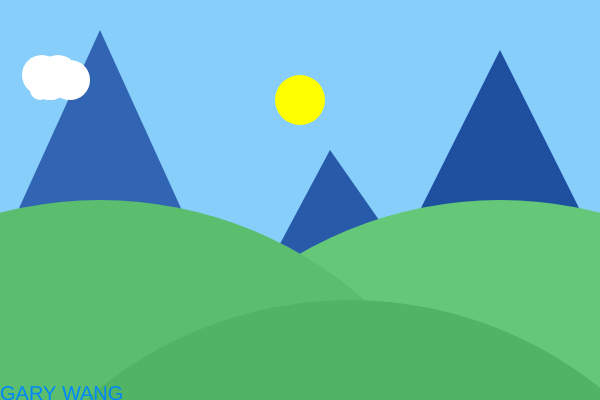
Frame 1 (no input)
Frame 60 (no input): identical to frame 1, image omitted
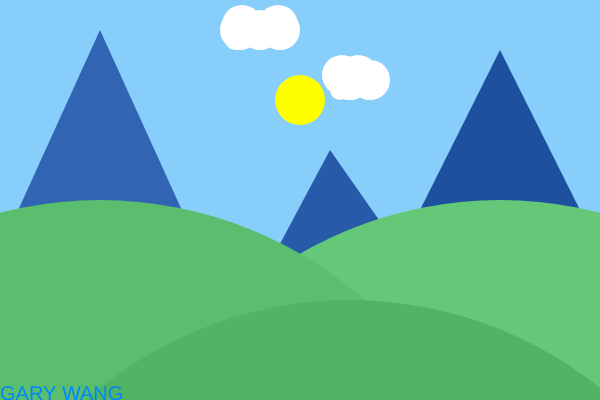
Frame 120 (the mouse pressed at the canvas centre since frame 60)

The p5.js sketch that drew these frames (run headless with seeded random() and noise() and a simulated clock; from frame 60 on, the mouse is pressed at the canvas centre):

// p5.js sketch
// ── sketch.js
// Project Title
// Gary Wang
// Feb. 12th, 2025
// Interactive Scene
// Gary Wang
// Feb, 18th, 2025
//
//Different views at outdoors. (mountains, hills, the Sun, the Moon, clouds...)

let currentBack=0;//the view starts in the morning
let sunSize = 50;
function setup() {
  createCanvas(600, 400);//display size
}

function draw() {// codes are all in functions
  background(200);
  drawbackground();
  drawCloud();
  drawName();
}
function mousePressed(){
  if (mouseButton===(CENTER)){
  currentBack = currentBack+1;// when the left mouse is clicked
  if (currentBack >3){        //the "currentBack" variable changes
    currentBack = 0;         //the "currentBack"will not count to 4,it will reset to 0
  }
}
}

function drawName(){
  fill(0,135,255);
  textSize(20);
  text('GARY WANG',0,400);
}
function drawbackground(){
  if(keyIsDown(LEFT_ARROW)){
    sunSize = sunSize - 2;
    if (sunSize<5){ //cannot have negative sunSize
      sunSize = 5;
    }
  }
    if(keyIsDown(RIGHT_ARROW)){
      sunSize = sunSize + 2;
    if (sunSize>100){ 
      sunSize = 100;
      }
    }
  //no stroke for these shapes
  noStroke();
  if (currentBack=== 0){ //what is the view looks like when it's in the morning?(currentBack 0)
    background(135, 206, 250);//blue sky(great view)
    //mountains
    fill(50, 100, 180);
    triangle(100, 30, 0, 250, 200, 250);
    fill(30, 80, 160);
    triangle(500, 50, 600, 250, 400, 250);
    fill(40, 90, 170);
    triangle(330, 150, 400, 250, 250, 300);
    //some hills
    fill(100, 200, 120);
    circle(500, 600, 800);
    fill(90, 190, 110);
    circle(100, 600, 800);
    fill(80, 180, 100);
    circle(350, 700, 800);
    //sun in the morning
    fill(255, 255, 0);
    circle(300,100, sunSize);
  }
  else if(currentBack === 1){//what is the view looks like when it's at noon?(currentBack 1)
    background(255, 165, 0); //orange sky at noon, (hot and sunny)
    //mountains
    fill(30, 90, 200);
    triangle(100, 30, 0, 250, 200, 250);
    fill(20, 80, 180);
    triangle(500, 50, 600, 250, 400, 250);
    fill(25, 85, 190);
    triangle(330, 150, 400, 250, 250, 300);
    //some hills
    fill(50, 255, 50);
    circle(500, 600, 800);
    fill(40, 245, 40);
    circle(100, 600, 800);
    fill(30, 235, 30);
    circle(350, 700, 800);
    //sun at noon
    fill(255, 94, 77);
    circle(450,40, sunSize);
  }
  else if(currentBack === 2){//what is the view looks like when it's at night?(currentBack 2)
    background(50, 50, 50);//dark sky at night
    //mountains
    fill(20, 60, 120);
    triangle(100, 30, 0, 250, 200, 250);
    fill(10, 50, 100);
    triangle(500, 50, 600, 250, 400, 250);
    fill(15, 55, 110);
    triangle(330, 150, 400, 250, 250, 300);
    //some hills
    fill(10, 120, 50);
    circle(500, 600, 800);
    fill(10, 110, 40);
    circle(100, 600, 800);
    fill(5, 100, 30);
    circle(350, 700, 800);
    //Moon
    fill(200,200,225)
    circle(150,40, sunSize);
  }
  else if(currentBack === 3){//what is the view looks like when it's in the early morning?(currentBack 3)
    background(0, 255, 127);//green-yellow sky
    //sun in the very early moring
    fill(255, 223, 186);
    circle(200,200, sunSize);
    //mountains
    fill(40, 70, 140);
    triangle(100, 30, 0, 250, 200, 250);
    fill(30, 60, 120);
    triangle(500, 50, 600, 250, 400, 250);
    fill(35, 65, 130);
    triangle(330, 150, 400, 250, 250, 300);
    //some hills
    fill(80, 150, 90);
    circle(500, 600, 800);
    fill(70, 140, 80);
    circle(100, 600, 800);
    fill(60, 130, 70);
    circle(350, 700, 800);
  }
  }
function drawCloud(){
  if (currentBack===0){//different colors in different situations
    fill(255,255,255);
  }
  else if (currentBack===1){
    fill(230,230,230);
  }
  else if (currentBack===2){
    fill(150,150,150);
  }
  else if (currentBack===3){
    fill(100,100,120);
  }
  //first cloud
  circle(mouseX-60, 30, 40);//"mouseX" allow the clouds follow the mouse's X axis change
  circle(mouseX-20, 30, 40);
  circle(mouseX-40, 30, 40);
  circle(mouseX-65, 40, 20);
  circle(mouseX-58, 25, 40);
  circle(mouseX-22, 25, 40);
  //second cloud
  circle(mouseX+50, 80, 40);
  circle(mouseX+70, 80, 40);
  circle(mouseX+50, 80, 40);
  circle(mouseX+40, 90, 20);
  circle(mouseX+42, 75, 40);
  circle(mouseX+58, 75, 40);
}
